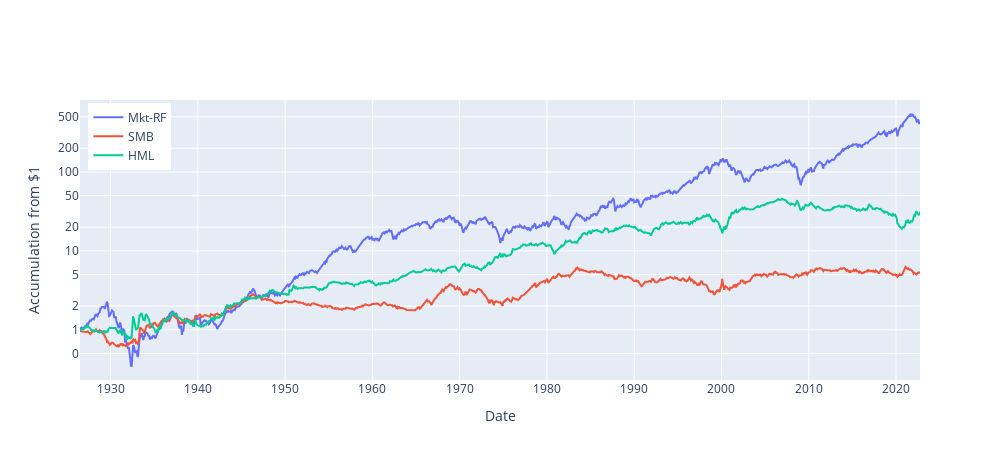

Notebook code cell kept with this figure:
### Code cell
# Plot cumulative returns
fig = go.Figure()
cum_rets.index = cum_rets.index.astype(str)
for v in vars:
    trace  = go.Scatter(x=cum_rets.index, y=cum_rets[v], mode="lines", name=v,
    hovertemplate= v + "<br>Date: %{x}<br>Accumulation: %{y:.0f}<extra></extra>")
    fig.add_trace(trace)
fig.update_layout(
    xaxis_title="Date",
    yaxis_title="Accumulation from $1",
    yaxis_tickformat=",.0f",
    width=1000,
    height=460,
    legend=dict(
        yanchor="top", 
        y=0.99, 
        xanchor="left", 
        x=0.01
    ),
    yaxis_type="log",
  )
fig.show()

### Figure 1 — Plotly figure (JSON) as saved in the notebook; plotly's stock layout.template omitted (floating-point values rounded to 4 significant figures; data arrays with more than 128 entries replaced by an {"elided": "..."} marker saying what was removed)
{"data": [{"hovertemplate": "Mkt-RF<br>Date: %{x}<br>Accumulation: %{y:.0f}<extra></extra>", "mode": "lines", "name": "Mkt-RF", "type": "scatter", "x": {"elided": "1156 str values"}, "y": {"elided": "1156 float values"}}, {"hovertemplate": "SMB<br>Date: %{x}<br>Accumulation: %{y:.0f}<extra></extra>", "mode": "lines", "name": "SMB", "type": "scatter", "x": {"elided": "1156 str values"}, "y": {"elided": "1156 float values"}}, {"hovertemplate": "HML<br>Date: %{x}<br>Accumulation: %{y:.0f}<extra></extra>", "mode": "lines", "name": "HML", "type": "scatter", "x": {"elided": "1156 str values"}, "y": {"elided": "1156 float values"}}], "layout": {"height": 460, "legend": {"x": 0.01, "xanchor": "left", "y": 0.99, "yanchor": "top"}, "width": 1000, "xaxis": {"title": {"text": "Date"}}, "yaxis": {"tickformat": ",.0f", "title": {"text": "Accumulation from $1"}, "type": "log"}}}
